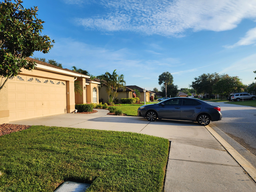
#> input picture images/car1.png, 256 x 192 px, shrunk from 1024 x 768 before the run, found by its file name
$ python evaluate_image_blending.py   (older library calls are emulated)
#> lines starting #> are read from the running program, lines starting #| are printed output that depends on the picture; after the words box and inside, x2 and y2 are one past the last pixel; in counts of white or black regions, pixels touching at a corner belong together; pictures that were not available may be replaced by others from this repository, and a replacement may not be noted
import cv2
import numpy as np
import os
import json
import argparse
from pathlib import Path
from skimage.metrics import structural_similarity as ssim

# Repo root is one level up from scripts/
_REPO = Path(__file__).resolve().parent.parent


def extract_mask_grabcut(image, border_ratio=0.05, iterations=5):
    """
    Extract foreground mask using GrabCut.

    Parameters
    ----------
    image : np.ndarray
        BGR image loaded by cv2.imread().
    border_ratio : float
        Percentage of image treated as background border.
    iterations : int
        GrabCut iterations.

    Returns
    -------
    mask : np.uint8
        Binary mask:
        1 = foreground
        0 = background
    """

    h, w = image.shape[:2]

    margin_x = int(w * border_ratio)
    margin_y = int(h * border_ratio)

    rect = (
        margin_x,
        margin_y,
        w - 2 * margin_x,
        h - 2 * margin_y,
    )

    grabcut_mask = np.zeros((h, w), np.uint8)

    bgd_model = np.zeros((1, 65), np.float64)
    fgd_model = np.zeros((1, 65), np.float64)

    cv2.grabCut(
        image,
        grabcut_mask,
        rect,
        bgd_model,
        fgd_model,
        iterations,
        cv2.GC_INIT_WITH_RECT,
    )

    mask = np.where(
        (grabcut_mask == cv2.GC_FGD) |
        (grabcut_mask == cv2.GC_PR_FGD),
        1,
        0,
    ).astype(np.uint8)

    return mask


def load_mask(mask_path):
    mask = cv2.imread(mask_path, cv2.IMREAD_GRAYSCALE)
    mask = (mask > 127).astype(np.uint8)
    return mask


def boundary_band(mask, width=5):
    kernel = cv2.getStructuringElement(
        cv2.MORPH_ELLIPSE, (2 * width + 1, 2 * width + 1)
    )

    dilated = cv2.dilate(mask, kernel)
    eroded = cv2.erode(mask, kernel)

    band = dilated - eroded
    return band.astype(bool)


def resize_to_match(reference, image):
    if image.shape[:2] != reference.shape[:2]:
        return cv2.resize(
            image,
            (reference.shape[1], reference.shape[0]),
            interpolation=cv2.INTER_AREA,
        )
    return image


def edge_blending_score(image, mask):
    """
    Lower boundary gradient jump -> better blending
    Returns score in [0,1]
    """
    gray = cv2.cvtColor(image, cv2.COLOR_BGR2GRAY)

    gx = cv2.Sobel(gray, cv2.CV_32F, 1, 0, ksize=3)
    gy = cv2.Sobel(gray, cv2.CV_32F, 0, 1, ksize=3)

    grad = np.sqrt(gx**2 + gy**2)

    band = boundary_band(mask, width=4)

    edge_energy = grad[band].mean()

    score = np.exp(-edge_energy / 50.0)
    return float(score)


def background_smoothness_score(image, mask):
    """
    Measures reduction of high-frequency energy
    Higher score => smoother background
    """
    gray = cv2.cvtColor(image, cv2.COLOR_BGR2GRAY)

    bg = gray.copy()
    bg[mask > 0] = 0

    lap = cv2.Laplacian(bg, cv2.CV_32F)

    hf_energy = np.mean(np.abs(lap[mask == 0]))

    score = np.exp(-hf_energy / 30.0)

    return float(score)


def object_preservation_score(original, result, mask):
    """
    SSIM over foreground object only
    """
    gray_orig = cv2.cvtColor(original, cv2.COLOR_BGR2GRAY)
    gray_res = cv2.cvtColor(result, cv2.COLOR_BGR2GRAY)

    ys, xs = np.where(mask > 0)

    y1, y2 = ys.min(), ys.max()
    x1, x2 = xs.min(), xs.max()

    obj1 = gray_orig[y1:y2 + 1, x1:x2 + 1]
    obj2 = gray_res[y1:y2 + 1, x1:x2 + 1]

    score = ssim(obj1, obj2)

    return float(score)


def evaluate_method(original, result, mask):
    result = resize_to_match(original, result)

    edge_score = edge_blending_score(result, mask)
    smooth_score = background_smoothness_score(result, mask)
    object_score = object_preservation_score(
        original, result, mask
    )

    total = (
        0.45 * edge_score +
        0.35 * smooth_score +
        0.20 * object_score
    )

    return {
        "edge_blending": edge_score,
        "background_smoothness": smooth_score,
        "object_preservation": object_score,
        "overall": total,
    }


if __name__ == "__main__":

    parser = argparse.ArgumentParser()
    parser.add_argument(
        "--output-mask",
        action="store_true",
        help="Save GrabCut masks to results/masks (default: disabled)",
    )
    parser.add_argument(
        "--result-file",
        default=str(
            _REPO / "results" / "evaluate_image_blending_result.json"
        ),
        help="Output JSON file for evaluation results",
    )

    args = parser.parse_args()

    SCALE_SUFFIX = '_0.25'

    method_paths = [
        ("Method 1", str(_REPO / "images" / "output" / "dod_fade")),
        ("Method 2", str(_REPO / "images" / "output" / "dod_sam")),
        ("Method 3", str(_REPO / "images" / "output" / "lol_fade")),
        ("Method 4", str(_REPO / "images" / "output" / "lol_sam")),
    ]

    images = [
        "car1.png", "car2.png", "car3.png",
        "cat1.png", "cat2.png", "cat3.png",
        "dog1.png", "dog2.png",
        "horse1.png", "horse2.png", "horse3.png",
    ]

    all_results = {}

    for image_name in images:

        original_path = str(
            _REPO / "images" / "input" / image_name
        )

        original = cv2.imread(original_path)
#> original is the input picture: shape (192, 256, 3); mean B, G, R 128.3, 134.1, 121

        if original is None:
            raise FileNotFoundError(
                f"Original image not found: {original_path}"
            )

        mask = extract_mask_grabcut(original)
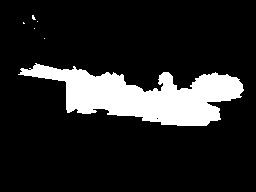
#> mask: shape (192, 256); values 0 (black) and 1 (white), 14.6% white; 6 white regions (5 under 20 px), largest, box (x1, y1, x2, y2) and area: (18, 63, 244, 126) 7161

        # Optional mask output
        if args.output_mask:
            out_mask_dir = _REPO / "results" / "masks"
            out_mask_dir.mkdir(parents=True, exist_ok=True)

            mask_path = out_mask_dir / image_name

            cv2.imwrite(
                str(mask_path),
                (mask * 255).astype(np.uint8),
            )

            print(f"Saved GrabCut mask: {mask_path}")

        print(f"\nEvaluating image: {image_name}")

        scores = {}

        for name, method_dir in method_paths:
            stem = Path(image_name).stem
            suffix = Path(image_name).suffix
            method_path = os.path.join(
                method_dir,
                f"{stem}{SCALE_SUFFIX}{suffix}",
            )
            print(f"Loading method result: {method_path}")

            result = cv2.imread(method_path)
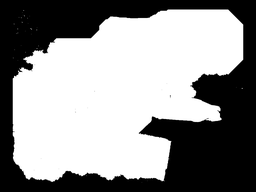
#> input picture images/masks/car1.png, 256 x 192 px, shrunk from 1024 x 768 before the run, given in place of car1_0.25.png, which was not available
#> result is the input picture: shape (192, 256, 3); min 0, max 255, mean 145.6

            if result is None:
                raise FileNotFoundError(
                    f"Method image not found: {method_path}"
                )

            scores[name] = evaluate_method(
                original,
                result,
                mask,
            )
#> in boundary_band, `dilated = cv2.dilate(mask, kernel)`: dilated: shape (192, 256); values 0 (black) and 1 (white), 20.4% white; 3 white regions, box (x1, y1, x2, y2) and area: (14, 59, 248, 130) 9687, (19, 11, 42, 33) 268, (40, 34, 49, 43) 57
#> in boundary_band, `eroded = cv2.erode(mask, kernel)`: eroded: shape (192, 256); values 0 (black) and 1 (white), 9.5% white; 1 white region, box (x1, y1, x2, y2) and area: (34, 68, 239, 122) 4685
#> in boundary_band, `band = dilated - eroded`:
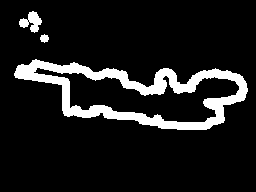
#> band: shape (192, 256); values 0 (black) and 1 (white), 10.8% white; 3 white regions, box (x1, y1, x2, y2) and area: (14, 59, 248, 130) 5002, (19, 11, 42, 33) 268, (40, 34, 49, 43) 57
#> in edge_blending_score, `edge_energy = grad[band].mean()`: edge_energy = 61.74
#> in edge_blending_score, `score = np.exp(-edge_energy / 50.0)`: score = 0.291
#> in background_smoothness_score, `bg[mask > 0] = 0`: bg: shape (192, 256); min 0, max 255, mean 116
#> in background_smoothness_score, `lap = cv2.Laplacian(bg, cv2.CV_32F)`:
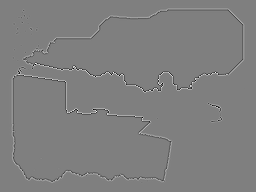
#> lap: shape (192, 256) float32; min -765, max 765, mean 0; drawn with min black and max white
#> in background_smoothness_score, `hf_energy = np.mean(np.abs(lap[mask == 0]))`: hf_energy = 11.06
#> in background_smoothness_score, `score = np.exp(-hf_energy / 30.0)`: score = 0.692
#> in object_preservation_score, `gray_orig = cv2.cvtColor(original, cv2.COLOR_BGR2GRAY)`:
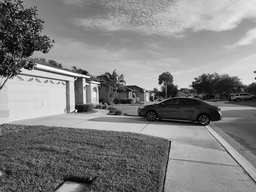
#> gray_orig: shape (192, 256); min 0, max 254, mean 129.5
#> in object_preservation_score, `ys, xs = np.where(mask > 0)`: ys = 7180 values from 15 to 125; xs = 7180 values, max 243 at index 2592, min 18 at index 459, mean 143.3
#> in object_preservation_score, `y1, y2 = ys.min(), ys.max()`: y1 = 15; y2 = 125
#> in object_preservation_score, `x1, x2 = xs.min(), xs.max()`: x1 = 18; x2 = 243
#> in object_preservation_score, `obj1 = gray_orig[y1:y2 + 1, x1:x2 + 1]`:
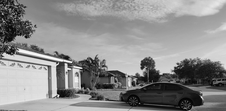
#> obj1: shape (111, 226); min 0, max 254, mean 139.8
#> in object_preservation_score, `obj2 = gray_res[y1:y2 + 1, x1:x2 + 1]`:
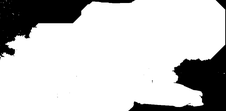
#> obj2: shape (111, 226); min 0, max 255, mean 201.9
#> in object_preservation_score, `score = ssim(obj1, obj2)`: score = 0.329
#> in evaluate_method, `total = ( 0.45 * edge_score + 0.35 * smooth_score + 0.20 * object_scor..`: total = 0.439
#> (the run stopped early here; a loop or call above may not have finished)
